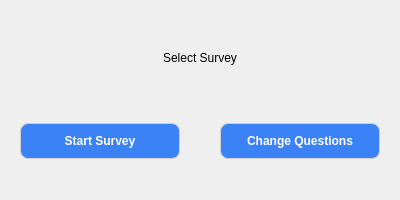
<?xml version="1.0" encoding="UTF-8"?>
<ui version="4.0">
 <class>Dialog</class>
 <widget class="QDialog" name="Dialog">
  <property name="geometry">
   <rect>
    <x>0</x>
    <y>0</y>
    <width>400</width>
    <height>200</height>
   </rect>
  </property>
  <property name="sizePolicy">
   <sizepolicy hsizetype="Fixed" vsizetype="Fixed">
    <horstretch>0</horstretch>
    <verstretch>0</verstretch>
   </sizepolicy>
  </property>
  <property name="minimumSize">
   <size>
    <width>400</width>
    <height>200</height>
   </size>
  </property>
  <property name="maximumSize">
   <size>
    <width>400</width>
    <height>200</height>
   </size>
  </property>
  <property name="baseSize">
   <size>
    <width>200</width>
    <height>200</height>
   </size>
  </property>
  <property name="windowTitle">
   <string>Dialog</string>
  </property>
  <property name="styleSheet">
   <string notr="true">QPushButton {
    background-color:  #3B82F6; /* Light grey background */
    color: white; /* Dark grey text */
    font-size: 12px;
    padding: 10px 20px;
    border: 1px solid #D0D0D0; /* Light border */
    border-radius: 8px; /* Rounded corners */
    font-weight: 500; /* Medium font weight */
}

QPushButton:hover {
    background-color: #2563EB; /* Slightly darker grey on hover */
    border-color: #C0C0C0; /* Darker border on hover */
}

QPushButton:pressed {
    background-color: #1D4ED8; /* Darker grey when pressed */
    border-color: #A0A0A0; /* Even darker border when pressed */
    padding-top: 12px; /* Simulates button press effect */
    padding-bottom: 8px;
}

QPushButton:disabled {
    background-color: #F5F5F5; /* Very light grey when disabled */
    color: #B0B0B0; /* Light grey text for disabled state */
    border-color: #E0E0E0; /* Light grey border for disabled state */
}
QFrame {
    border: none;
    background-color: transparent; /* Optional: If you want a transparent background */
}
</string>
  </property>
  <property name="sizeGripEnabled">
   <bool>false</bool>
  </property>
  <layout class="QHBoxLayout" name="horizontalLayout_2">
   <item>
    <widget class="QFrame" name="frame">
     <property name="sizePolicy">
      <sizepolicy hsizetype="Preferred" vsizetype="Preferred">
       <horstretch>0</horstretch>
       <verstretch>0</verstretch>
      </sizepolicy>
     </property>
     <property name="frameShape">
      <enum>QFrame::Shape::StyledPanel</enum>
     </property>
     <property name="frameShadow">
      <enum>QFrame::Shadow::Raised</enum>
     </property>
     <layout class="QVBoxLayout" name="verticalLayout_2">
      <item alignment="Qt::AlignmentFlag::AlignHCenter|Qt::AlignmentFlag::AlignVCenter">
       <widget class="QLabel" name="label">
        <property name="sizePolicy">
         <sizepolicy hsizetype="Fixed" vsizetype="Expanding">
          <horstretch>0</horstretch>
          <verstretch>0</verstretch>
         </sizepolicy>
        </property>
        <property name="maximumSize">
         <size>
          <width>400</width>
          <height>100</height>
         </size>
        </property>
        <property name="baseSize">
         <size>
          <width>0</width>
          <height>100</height>
         </size>
        </property>
        <property name="styleSheet">
         <string notr="true">font: 14pt &quot;Sans Serif&quot;;</string>
        </property>
        <property name="text">
         <string>Select Survey</string>
        </property>
       </widget>
      </item>
      <item>
       <widget class="QFrame" name="frame_2">
        <property name="frameShape">
         <enum>QFrame::Shape::StyledPanel</enum>
        </property>
        <property name="frameShadow">
         <enum>QFrame::Shadow::Raised</enum>
        </property>
        <layout class="QHBoxLayout" name="horizontalLayout">
         <property name="spacing">
          <number>40</number>
         </property>
         <property name="leftMargin">
          <number>0</number>
         </property>
         <property name="rightMargin">
          <number>0</number>
         </property>
         <item>
          <widget class="QPushButton" name="start_btn">
           <property name="text">
            <string>Start Survey</string>
           </property>
          </widget>
         </item>
         <item>
          <widget class="QPushButton" name="change_btn">
           <property name="text">
            <string>Change Questions</string>
           </property>
          </widget>
         </item>
        </layout>
       </widget>
      </item>
     </layout>
    </widget>
   </item>
  </layout>
 </widget>
 <resources/>
 <connections/>
</ui>
